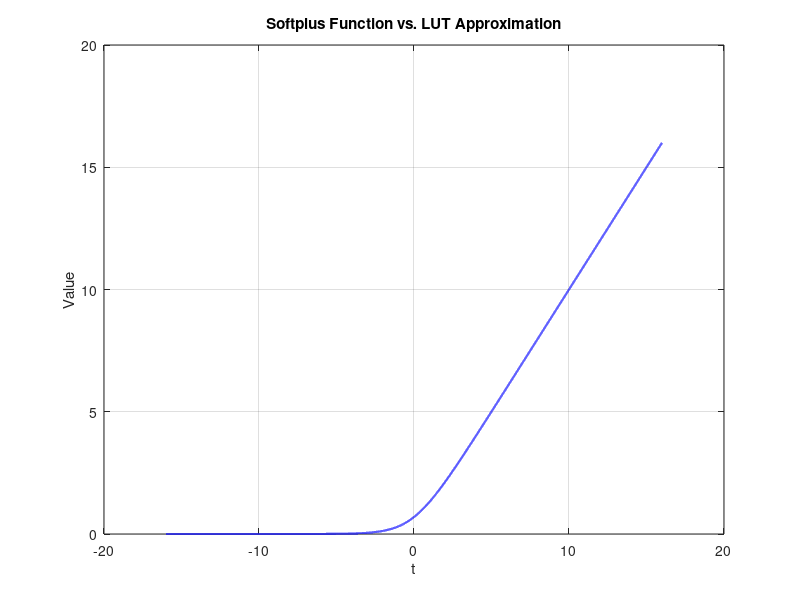

The MATLAB source for this figure: (Note: this script raises an error after producing the figure.)
%% 清空环境
clear; clc; close all;

%% 定义Softplus函数及参数
f = @(t) log(1 + exp(t));   % 目标函数：softplus
t_range = [-16, 16];        % 输入范围：t ∈ [-10, 10]
t_samples=[t_range(1):0.001: t_range(2)]; 
%% 绘制原函数
figure;
plot(t_samples, f(t_samples), 'b-', 'LineWidth', 1.5);
hold on;
title('Softplus Function vs. LUT Approximation');
xlabel('t');
ylabel('Value');
grid on;

%% 设置查找表参数
K1 = 7;     % 高位索引位数
K2 = 6;     % 中位索引位数
K3 = 6;     % 低位索引位数
g1 = 10;     % P表小数部分位宽（根据输出范围调整）
g2 = 15;    % N表小数部分位宽

%% 生成查找表并分析误差
[log2maxerror, Ptable, Ntable, maxB] = Bipartite_LUT_error_analysis(...
    f,K1, K2, K3, g1, g2, t_range(1), t_range(2));
fprintf('最大误差的log2值: %.4f\n', max(log2maxerror));

%% 生成近似值并绘制对比曲线
% 组合P表和N表的值
total_points = 2^(K1+K2+K3);
alpha = zeros(total_points, 1);
for idx = 0:total_points-1
    % 分解索引为高位(k1)、中位(k2)、低位(k3)
    k1 = bitshift(idx, -(K2+K3));          % 高位
    rem = idx - bitshift(k1, K2+K3);
    k2 = bitshift(rem, -K3);              % 中位
    k3 = rem - bitshift(k2, K3);          % 低位
    alpha(idx+1) = double(Ptable(k1+1, k2+1)) + double(Ntable(k1+1, k3+1));
end

% 计算输入映射（关键修正：均匀映射到[-10,10]）
tt = t_range(1) + (0:total_points-1) * (t_range(2)-t_range(1)) / (total_points-1);
plot(tt, alpha, 'r--', 'LineWidth', 1);
legend('Original Softplus', 'LUT Approximation');

%% 计算最大绝对误差
valid_indices = (tt >= t_range(1)) & (tt <= t_range(2));
dif = abs(f(tt(valid_indices)') - alpha(valid_indices));
max_abs_error = max(dif);
fprintf('最大绝对误差: %.6f\n', max_abs_error);

%% 生成LUT文件（供硬件使用）
file_out = fopen("softplus_LUT.txt", 'w');
fprintf(file_out, '// Softplus LUT: P_table + N_table\n');
fprintf(file_out, '// K1=%d, K2=%d, K3=%d, Range=[%.1f, %.1f]\n', ...
    K1, K2, K3, t_range(1), t_range(2));

% 写入P表（格式：K1高位 + K2中位）
fprintf(file_out, '\n// P_table (%d x %d):\n', 2^K1, 2^K2);
for i1 = 1:2^K1
    for i2 = 1:2^K2
        P_val = Ptable(i1, i2);
        fprintf(file_out, '%s\n', P_val.bin);
    end
end

% 写入N表（格式：K1高位 + K3低位）
fprintf(file_out, '\n// N_table (%d x %d):\n', 2^K1, 2^K3);
for i1 = 1:2^K1
    for i3 = 1:2^K3
        N_val = Ntable(i1, i3);
        fprintf(file_out, '%s\n', N_val.bin);
    end
end
fclose(file_out);

%% 子函数：Bipartite_LUT_error_analysis

function [log2maxerror, Ptable, Ntable, maxB] = Bipartite_LUT_error_analysis(...
    func,k1, k2, k3, g1, g2, t_min, t_max)

    %% 初始化参数
    total_bits = k1 + k2 + k3;
    scale = (t_max - t_min) / (2^total_bits - 1); % 输入步长

    %% 生成P表（基于中位索引）
    [xm, xh] = meshgrid(0:2^k2-1, 0:2^k1-1);
    
    % 计算首尾差值以调整插值中心
    firstspread = alphamid(func,xh, 0, 0, k1, k2, k3, t_min, scale) ...
                - alphamid(func,xh, 0, 2^k3-1, k1, k2, k3, t_min, scale);
    lastspread = alphamid(func,xh, 2^k2-1, 0, k1, k2, k3, t_min, scale) ...
               - alphamid(func,xh, 2^k2-1, 2^k3-1, k1, k2, k3, t_min, scale);
    averagespread = (firstspread + lastspread) / 2;
    
    % 计算当前子块的差值并调整
    spread = alphamid(func,xh, xm, 0, k1, k2, k3, t_min, scale) ...
           - alphamid(func,xh, xm, 2^k3-1, k1, k2, k3, t_min, scale);
    adjust = (averagespread - spread) / 2;
    P_table = alphamid(func,xh, xm, 0, k1, k2, k3, t_min, scale) + adjust;

    %% 生成N表（基于低位索引）
    [xl, xh] = meshgrid(0:2^k3-1, 0:2^k1-1);
    firstdiff = -alphamid(func,xh, 0, 0, k1, k2, k3, t_min, scale) ...
              + alphamid(func,xh, 0, xl, k1, k2, k3, t_min, scale);
    lastdiff = -alphamid(func,xh, 2^k2-1, 0, k1, k2, k3, t_min, scale) ...
             + alphamid(func,xh, 2^k2-1, xl, k1, k2, k3, t_min, scale);
    N_table = (firstdiff + lastdiff) / 2;

    %% 转换为定点数（根据输出范围调整位宽）
    max_P = max(P_table(:));
    max_N = max(N_table(:));
    % 计算最大值的对数并确保非负
    log2_max_P = max(0, ceil(log2(max_P)));  % 确保log2(max_P)不小于0
    log2_max_N = max(0, ceil(log2(max_N)));  % 确保log2(max_N)不小于0

    % 重新计算位宽
    P_table = ufi(P_table, g1 + log2_max_P + 1, g1);  % 自动位宽
    N_table = ufi(N_table, g2 + log2_max_N + 1, g2);  % 自动位宽

    %% 误差分析
    max_error = 0;
    max_t = 0;
    total_points = 2^total_bits;
    for idx = 0:total_points-1
        % 分解索引
        k1_idx = bitshift(idx, -(k2+k3));
        rem = idx - bitshift(k1_idx, k2+k3);
        k2_idx = bitshift(rem, -k3);
        k3_idx = rem - bitshift(k2_idx, k3);
        
        % 获取近似值
        approx_val = double(P_table(k1_idx+1, k2_idx+1)) ...
                   + double(N_table(k1_idx+1, k3_idx+1));
        
        % 计算真实值
        t = t_min + idx * scale;
        true_val = log(1 + exp(t));
        
        % 更新最大误差
        error = abs(approx_val - true_val);
        if error > max_error
            max_error = error;
            max_t = t;
        end
    end
    log2maxerror = log2(max_error);
    maxB = ufi(max_t, total_bits + 1, total_bits);

    %% 返回结果
    Ptable = P_table;
    Ntable = N_table;
end

%% 子函数：计算中点函数值
function alpha_mid = alphamid(func,xh, xm, xl, k1, k2, k3, t_min, scale)
    %xh是高位段的int表示0~2^k1-1
    %xm是中位段的int表示0~2^k2-1
    %xl是低位段的int表示0~2^k3-1
    %k1, k2, k3是各个段的长度
    %t_min是输入的最小值
    %scale是将量化的输入0~2^total_bits-1映射回实际表示的输入范围的缩放因子


    % 将索引映射到实际输入值
    idx = xh*2^(+k2+k3) + xm*2^(k3) + xl;%根据输入的三个位段，拼接回实际的量化后输入整数
    t_mid = t_min + idx * scale;%将实际的量化后输入整数映射到希望表示的浮点输入
    
    alpha_mid = func(t_mid);%经过待拟合函数，得到拟合后的输出
    
end
